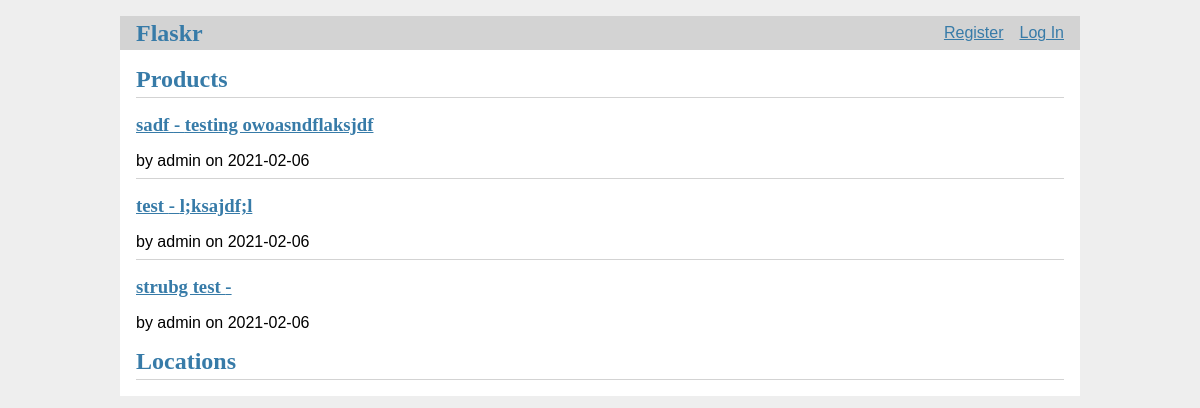
Before: / with the older database file.
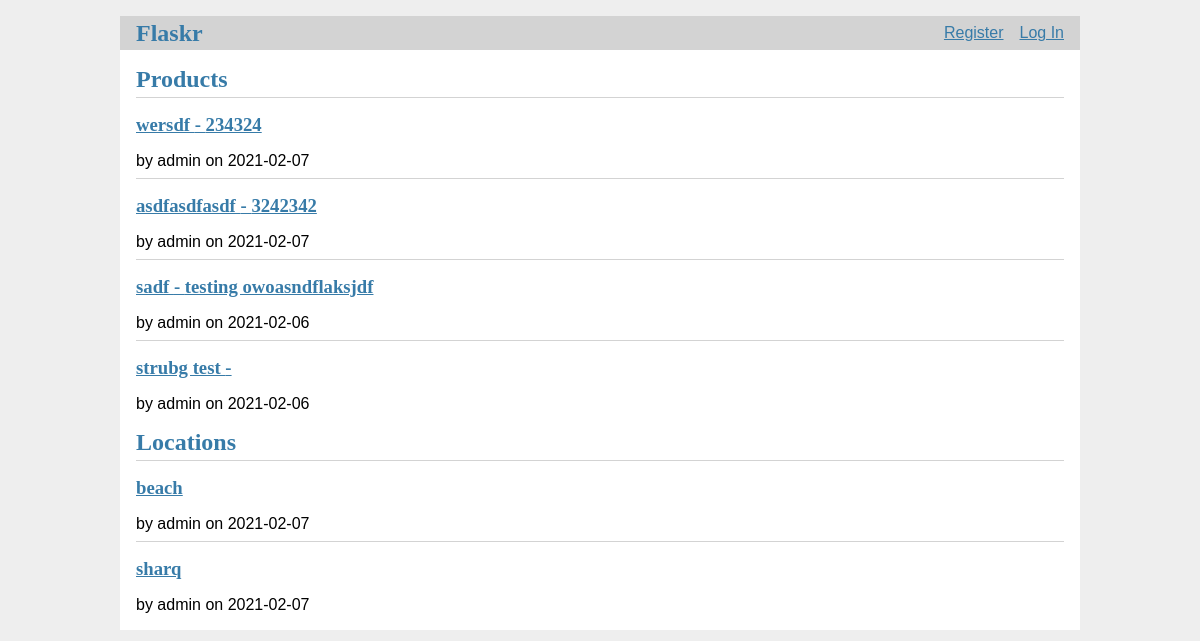
After: the same page with the newer database file.
### tables this page shows
CREATE TABLE product (
    id INTEGER PRIMARY KEY AUTOINCREMENT,
    author_id INTEGER NOT NULL,
    productName TEXT NOT NULL,
    amount INTEGER NOT NULL,
    created TIMESTAMP NOT NULL DEFAULT CURRENT_TIMESTAMP,
    FOREIGN KEY (author_id) REFERENCES user (id)
    );

CREATE TABLE user (
    id INTEGER PRIMARY KEY AUTOINCREMENT,
    username TEXT UNIQUE NOT NULL,
    password TEXT NOT NULL);

CREATE TABLE location (
    id INTEGER PRIMARY KEY AUTOINCREMENT,
    author_id INTEGER NOT NULL,
    locationName INTEGER NOT NULL,
    created TIMESTAMP NOT NULL DEFAULT CURRENT_TIMESTAMP,
    FOREIGN KEY (author_id) REFERENCES user (id)
    );

### flaskr/admin.py (the view)
@bp.route('/')
def index():
    db = get_db()
    products = db.execute(
        'SELECT p.id, productName, amount, created, author_id, username'
        ' FROM product p JOIN user u ON p.author_id = u.id'
        ' ORDER BY created DESC'
    ).fetchall()
    locations = db.execute(
        'SELECT l.id, locationName, created, author_id, username'
        ' FROM location l JOIN user u ON l.author_id = u.id'
        ' ORDER BY created DESC'
    ).fetchall()
    return render_template('admin/index.html', products=products, locations=locations)

### flaskr/auth.py (called while the page is built)
@bp.before_app_request
def load_logged_in_user():
    user_id = session.get('user_id')
    if user_id is None:
        g.user = None
    else:
	    g.user = get_db().execute('SELECT * FROM user WHERE id = ?', (user_id,)).fetchone()

### flaskr/db.py (called while the page is built)
def get_db():
    if 'db' not in g:
        g.db = sqlite3.connect(
        current_app.config['DATABASE'],
        detect_types=sqlite3.PARSE_DECLTYPES
        )
        g.db.row_factory = sqlite3.Row
    return g.db

### flaskr/templates/admin/index.html (shortened to what this page needs)
{% extends 'base.html' %}
{% block header %}
  <h1>{% block title %}Products{% endblock %}</h1>
{% endblock %}
{% block content %}
  {% for product in products %}
    <article class="product">
      <header>
        <div>
          <h1><a href="{{ url_for('admin.viewproduct', id=product['id']) }}">{{ product['productName'] }} - {{ product['amount']}}</a></h1>
          <div class="about">by {{ product['username'] }} on {{ product['created'].strftime('%Y-%m-%d') }}</div>
        </div>
      </header>
    </article>
    {% if not loop.last %}
      <hr>
    {% endif %}
  {% endfor %}
  <header>
  <h1>Locations</h1>
  </header>
  {% for location in locations %}
    <article class="location">
      <header>
        <div>
          <h1><a href="{{ url_for('admin.viewlocation', id=location['id']) }}">{{ location['locationName'] }} </a></h1>
          <div class="about">by {{ location['username'] }} on {{ location['created'].strftime('%Y-%m-%d') }}</div>
        </div>
      </header>
    </article>
    {% if not loop.last %}
      <hr>
    {% endif %}
  {% endfor %}
{% endblock %}

### flaskr/templates/base.html (shortened to what this page needs)
<!doctype html>
<link rel="stylesheet" href="{{ url_for('static', filename='style.css') }}">
<nav>
  <h1><a href="{{ url_for('admin.index') }}">Flaskr</a></h1>
  <ul>
    {% if g.user %}
      <li><span>{{ g.user['username'] }}</span>
      <li><a href="{{ url_for('auth.logout') }}">Log Out</a>
    {% else %}
      <li><a href="{{ url_for('auth.register') }}">Register</a>
      <li><a href="{{ url_for('auth.login') }}">Log In</a>
    {% endif %}
  </ul>
</nav>
<section class="content">
  <header>
    {% block header %}{% endblock %}
  </header>
  {% block content %}{% endblock %}
</section>

### flaskr/static/style.css (style rules this page uses)
h1 { font-family: serif; color: #377ba8; margin: 1rem 0; }
a { color: #377ba8; }
hr { border: none; border-top: 1px solid lightgray; }
nav { background: lightgray; display: flex; align-items: center; padding: 0 0.5rem; }
nav h1 { flex: auto; margin: 0; }
nav h1 a { text-decoration: none; padding: 0.25rem 0.5rem; }
nav ul { display: flex; list-style: none; margin: 0; padding: 0; }
nav ul li a, nav ul li span, header .action { display: block; padding: 0.5rem; }
.content { padding: 0 1rem 1rem; }
.content > header { border-bottom: 1px solid lightgray; display: flex; align-items: flex-end; }
.content > header h1 { flex: auto; margin: 1rem 0 0.25rem 0; }
.content:last-child { margin-bottom: 0; }

Changed rows visible on the page:
removed product: productName "test", amount "l;ksajdf;l", username "admin", created "2021-02-06"
added product: productName "wersdf", amount "234324", username "admin", created "2021-02-07"
added product: productName "asdfasdfasdf", amount "3242342", username "admin", created "2021-02-07"
added location: locationName "beach", username "admin", created "2021-02-07"
added location: locationName "sharq", username "admin", created "2021-02-07"
